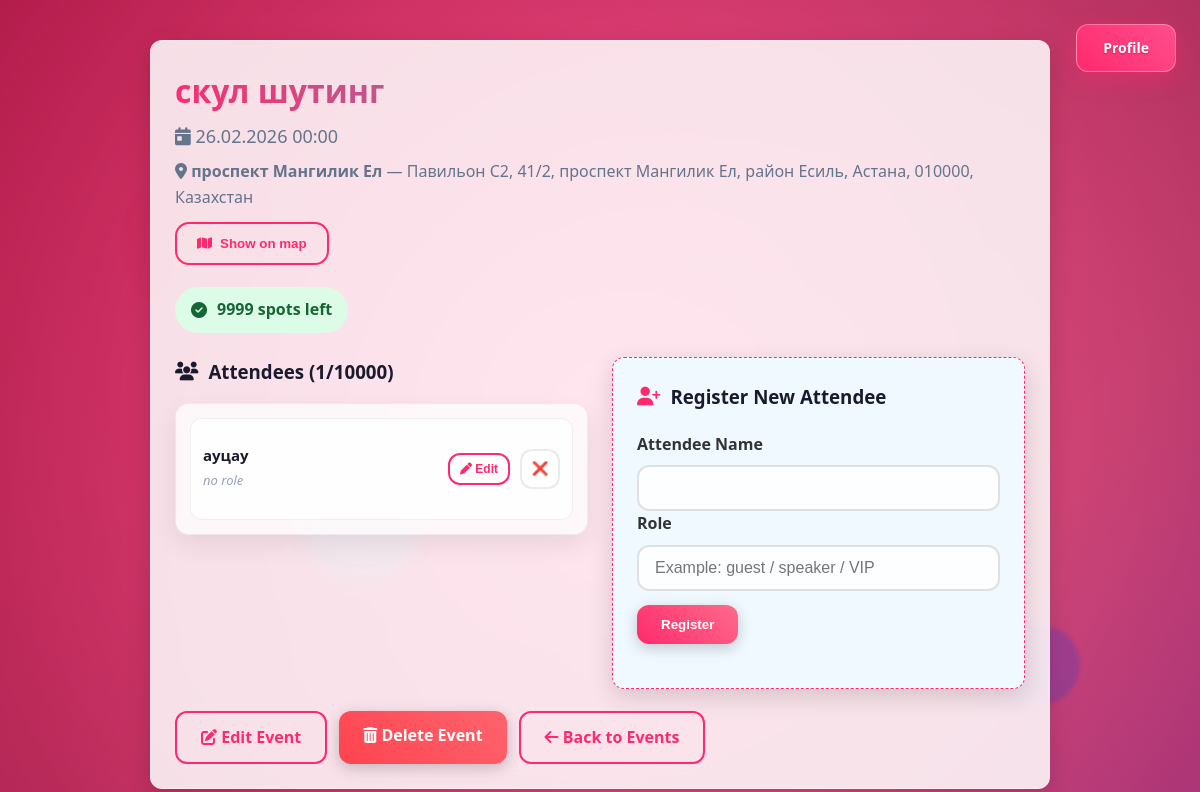
/events/27/ (signed in), run on an earlier commit of the app's database.
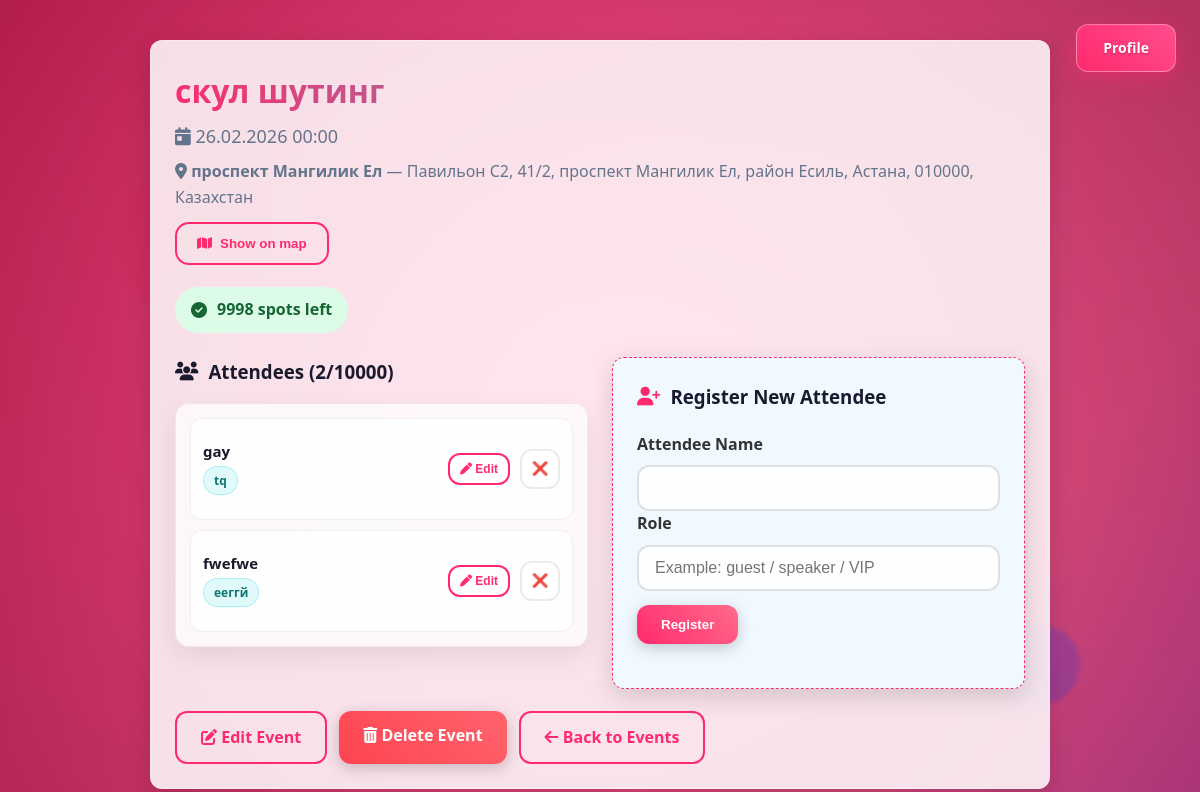
And on a later commit of the database.
### events/models.py (models this page shows, shortened)
class Event(models.Model):
    owner = models.ForeignKey(
        User,
        on_delete=models.CASCADE,
        related_name='events'
    )
    invited_users = models.ManyToManyField(
        User,
        related_name='invited_events',
        blank=True
    )
    name = models.CharField(max_length=200)
    date = models.DateTimeField()
    capacity = models.PositiveIntegerField()
    location_name = models.CharField(max_length=200, blank=True)
    location_address = models.CharField(max_length=300, blank=True)
    latitude = models.DecimalField(max_digits=13, decimal_places=10, null=True, blank=True)
    longitude = models.DecimalField(max_digits=13, decimal_places=10, null=True, blank=True)
    description = models.TextField(blank=True)
    is_global = models.BooleanField(default=False)
    invite_only = models.BooleanField(default=False)
    qr_token = models.UUIDField(default=uuid.uuid4, unique=True, editable=False)
    def available_spots(self):
        return self.capacity - self.attendees.count()

class Attendee(models.Model):
    name = models.CharField(max_length=100)
    role = models.CharField(max_length=50, blank=True)
    event = models.ForeignKey(Event, related_name='attendees', on_delete=models.CASCADE)
    class Meta:
        unique_together = ('name', 'event')

### events/views.py (the view)
# urls.py: path('<int:event_id>/', views.event_detail, name='event_detail'),
@login_required
def event_detail(request, event_id):
    event = get_object_or_404(Event, id=event_id)
    is_owner = (event.owner == request.user)
    is_invited = event.invited_users.filter(id=request.user.id).exists()
    is_public_global = (event.is_global and not event.invite_only)
    can_view = is_owner or is_invited or is_public_global
    if not can_view:
        return HttpResponseForbidden("You don't have access to this event.")
    attendees = event.attendees.all()
    is_full = attendees.count() >= event.capacity
    form = AttendeeForm() if is_owner else None
    invite_url = None
    can_see_invite = (event.invite_only and (is_owner or is_global_manager(request.user)))
    if can_see_invite:
        invite_url = request.build_absolute_uri(
            reverse("invite_checkin", args=[event.qr_token])
        )
    return render(request, "events/event_detail.html", {
        "event": event,
        "attendees": attendees,
        "is_full": is_full,
        "form": form,
        "invite_url": invite_url,
        "can_see_invite": can_see_invite,
        "is_owner": is_owner,
        "is_invited": is_invited,
    })

### events/forms.py
class AttendeeForm(forms.ModelForm):
    class Meta:
        model = Attendee
        fields = ['name', 'role']
        widgets = {
            'role': forms.TextInput(attrs={
                'placeholder': 'Example: guest / speaker / VIP',
                'class': 'form-control'
            })
        }

### templates/events/event_detail.html (shortened to what the changed rows need)
{% load static %}
<!DOCTYPE html>
<html lang="en">
<head>
  <link rel="stylesheet" href="{% static 'css/styles.css' %}">
  <link rel="stylesheet" href="https://cdnjs.cloudflare.com/ajax/libs/font-awesome/6.4.0/css/all.min.css">
  <link rel="stylesheet" href="https://unpkg.com/leaflet@1.9.4/dist/leaflet.css" />
</head>
<body>
  <div class="container">
    <div class="content-card fade-in-up">
      <div style="display:flex; justify-content:space-between; align-items:flex-start; gap:16px; flex-wrap:wrap; margin-bottom:24px;">
        <div>
          <h1 class="gradient-text">{{ event.name }}</h1>
          <p style="color:#64748b; font-size:18px; margin-top:6px;">
            <i class="fas fa-calendar-day"></i> {{ event.date|date:"d.m.Y H:i" }}
          </p>
          {% if event.location_name or event.location_address %}
            <p style="color:#64748b; font-size:16px; margin-top:8px;">
              <i class="fas fa-location-dot"></i>
              {% if event.location_name %}<strong>{{ event.location_name }}</strong>{% endif %}
              {% if event.location_address %}
                {% if event.location_name %} — {% endif %}
                {{ event.location_address }}
              {% endif %}
            </p>
          {% endif %}
          {% if event.latitude and event.longitude %}
            <button type="button" class="btn btn-outline btn-map" onclick="toggleEventMap()" style="margin-top:12px;">
              <i class="fas fa-map"></i> Show on map
            </button>
          {% endif %}
        </div>
        <div style="text-align:right; margin-top:6px;">
          <div style="
            background: {% if is_full %}#fee2e2{% else %}#dcfce7{% endif %};
            color: {% if is_full %}#b91c1c{% else %}#166534{% endif %};
            padding:10px 16px;
            border-radius:999px;
            font-weight:700;
            display:inline-flex;
            gap:10px;
            align-items:center;
          ">
            <i class="fas {% if is_full %}fa-times-circle{% else %}fa-check-circle{% endif %}"></i>
            {% if is_full %}FULL{% else %}{{ event.available_spots }} spots left{% endif %}
          </div>
        </div>
      </div>
      <div class="attendees-grid">
        <div>
          <h3 style="margin-bottom:16px; display:flex; align-items:center; gap:10px;">
            <i class="fas fa-users"></i> Attendees ({{ event.attendees.count }}/{{ event.capacity }})
          </h3>
          <div class="attendees-panel">
            <div class="attendees-list">
              {% for attendee in attendees %}
                <div class="attendee-row" data-attendee="{{ attendee.id }}">
                  <div class="attendee-info">
                    <div class="attendee-name">{{ attendee.name }}</div>
                  <div class="attendee-role role-text">
                    {% if attendee.role %}
                      <span class="role-badge">{{ attendee.role }}</span>
                    {% else %}
                      <em style="color:#94a3b8;">no role</em>
                    {% endif %}
                  </div>
                  </div>
                  {% if is_owner %}
                    <button
                      type="button"
                      class="btn btn-outline btn-sm"
                      onclick="enableRoleEdit({{ attendee.id }})"
                    >
                      <i class="fas fa-pen"></i> Edit
                    </button>
                    <form method="post" action="{% url 'remove_attendee' event.id attendee.id %}">
                      <button class="icon-btn" type="submit" aria-label="Remove">❌</button>
                    </form>
                  {% endif %}
                </div>
              {% empty %}
                <div style="color:#64748b; padding:10px;">
                  No attendees yet.
                </div>
              {% endfor %}
            </div>
          </div>
        </div>
      </div>
    </div>
  </div>
</body>
</html>

What changed in the data, as far as the page shows it:
removed Attendee: name "ауцау", role "no role"
computed for Event "скул шутинг": available_spots "9999" → "9998"; attendees.count "1" → "2"
added Attendee: name "gay", role "tq"
added Attendee: name "fwefwe", role "ееггй"
